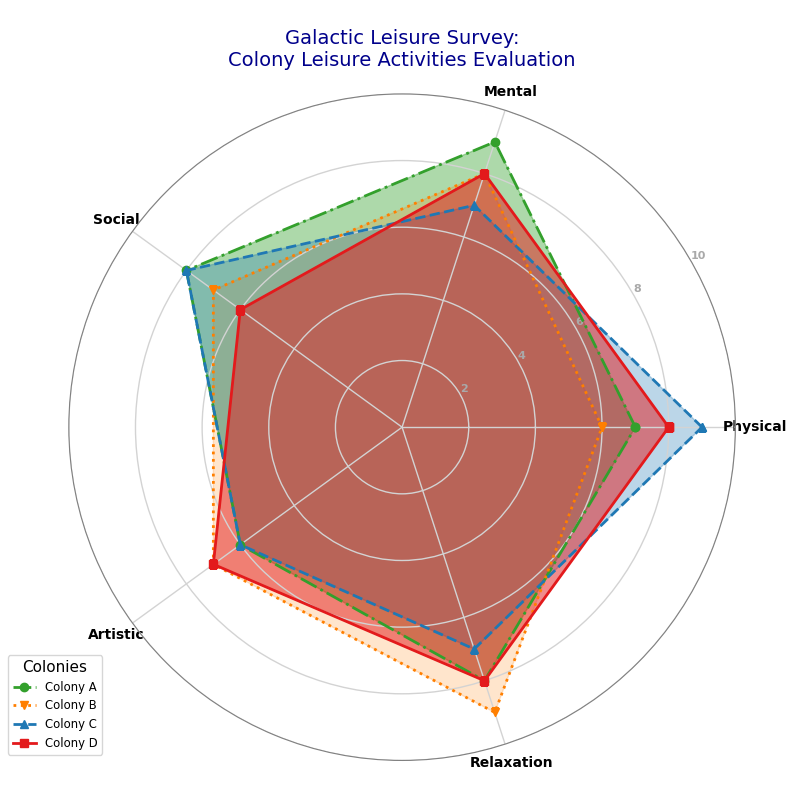

Here is the Python script that generated this plot:
import matplotlib.pyplot as plt
import numpy as np
from math import pi

colonies = ['Colony A', 'Colony B', 'Colony C', 'Colony D']
attributes = ['Physical', 'Mental', 'Social', 'Artistic', 'Relaxation']

data = [
    [7, 9, 8, 6, 8],  # Colony A
    [6, 8, 7, 7, 9],  # Colony B
    [9, 7, 8, 6, 7],  # Colony C
    [8, 8, 6, 7, 8]   # Colony D
]

data = np.array(data)
num_attributes = len(attributes)
angles = np.linspace(0, 2 * pi, num_attributes, endpoint=False).tolist()
angles += angles[:1]

fig, ax = plt.subplots(figsize=(8, 8), subplot_kw=dict(polar=True))

# Shuffle colors manually
colors = ['#33a02c', '#ff7f00', '#1f78b4', '#e31a1c']

line_styles = ['dashdot', 'dotted', 'dashed', 'solid']
marker_styles = ['o', 'v', '^', 's']
fill_opacities = [0.4, 0.2, 0.3, 0.5]

for i, colony_data in enumerate(data):
    values = colony_data.tolist()
    values += values[:1]
    ax.plot(angles, values, linewidth=2, linestyle=line_styles[i], marker=marker_styles[i], label=colonies[i], color=colors[i])
    ax.fill(angles, values, color=colors[i], alpha=fill_opacities[i])

plt.xticks(angles[:-1], attributes, color='black', size=10, fontweight='bold')
ax.set_rlabel_position(30)
plt.yticks([2, 4, 6, 8, 10], ["2", "4", "6", "8", "10"], color="darkgrey", size=8, fontweight='bold')
plt.ylim(0, 10)

plt.title("Galactic Leisure Survey:\nColony Leisure Activities Evaluation", size=14, color='darkblue', pad=20)

plt.legend(loc='lower left', bbox_to_anchor=(-0.1, 0), title="Colonies", fontsize='small', title_fontsize='11')

ax.grid(color='lightgrey', linestyle='-', linewidth=1)

plt.gca().spines['polar'].set_visible(True)
plt.gca().spines['polar'].set_edgecolor('grey')

plt.tight_layout()
plt.show()
